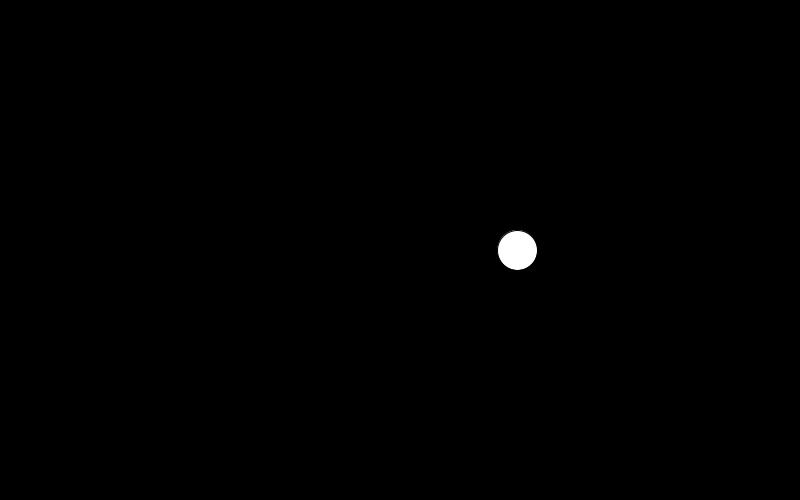
Frame 1 (no input)
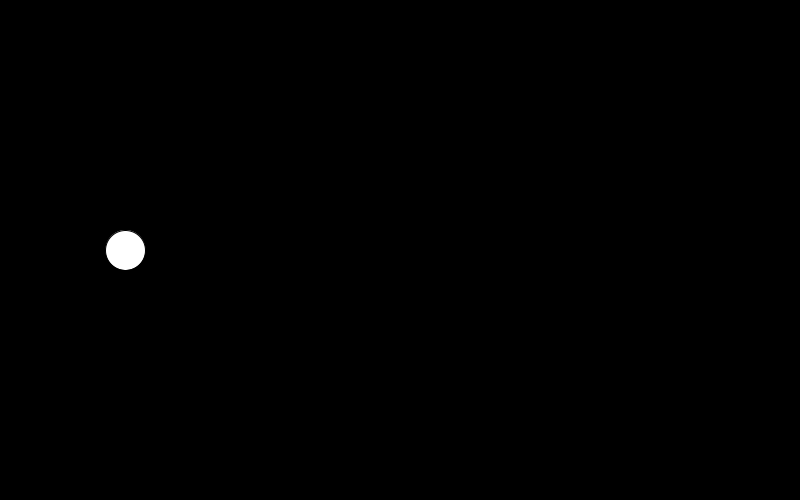
Frame 60 (the mouse pressed at the canvas centre just before this capture)
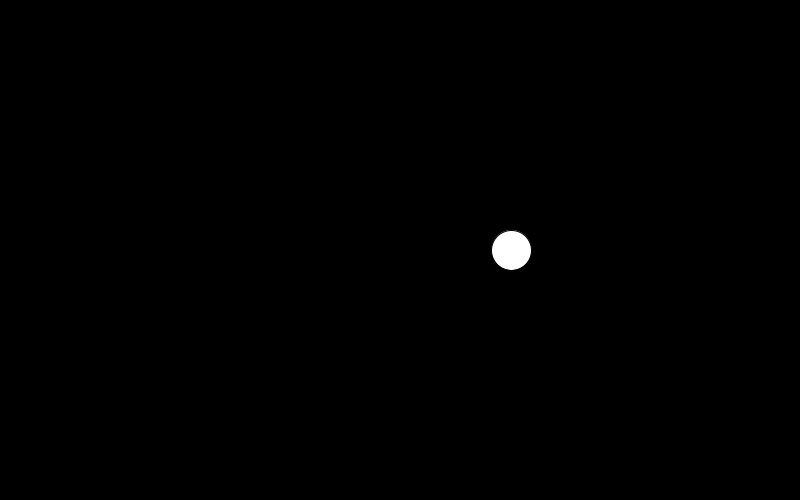
Frame 120 (the mouse held since frame 60 and released just before this capture)

The Processing sketch that drew these frames (run headless with seeded random() and noise(); from frame 60 on, the mouse is pressed at the canvas centre):

// Processing sketch: regRandom
// ── regRandom.pde
void setup()
{
   size(800,500);
   frameRate(10);
}

void draw()
{
  background(0);
  fill(255);
  
  float x = random(width);
  ellipse(x,height/2,40,40);
}
